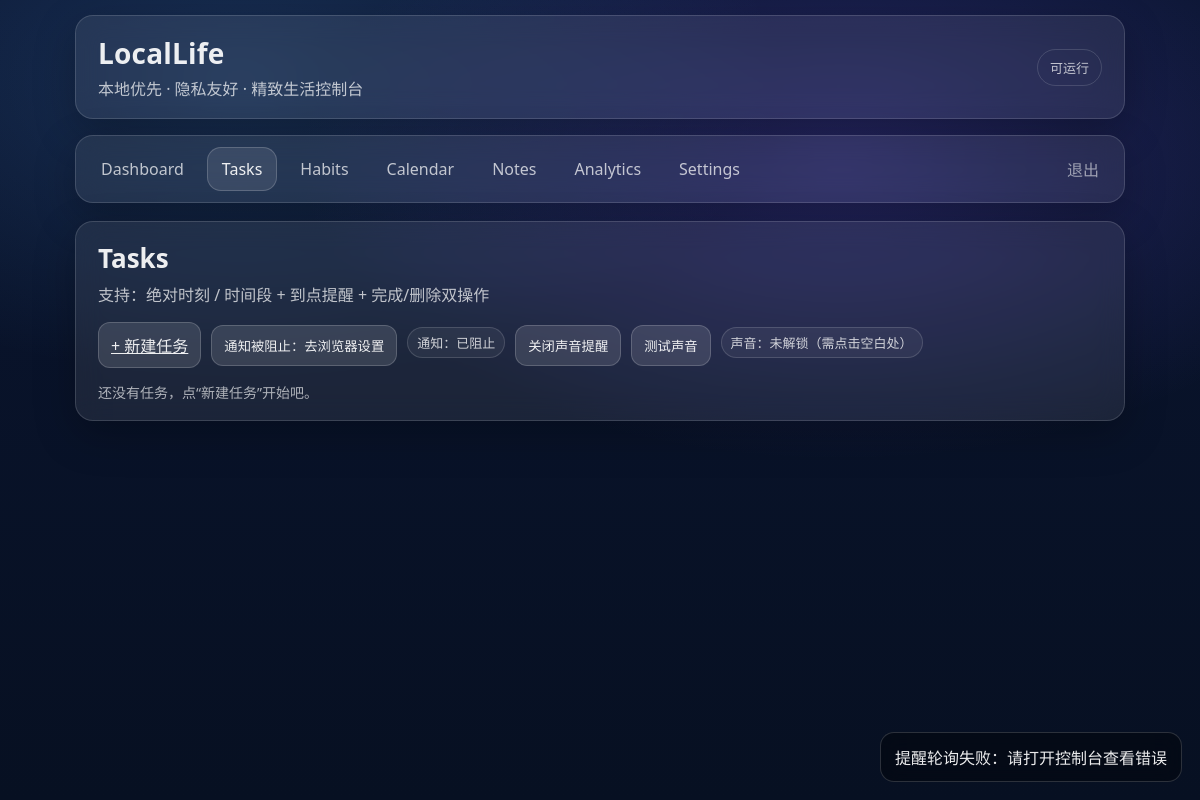
Before: /tasks/ (signed in) with the older database file.
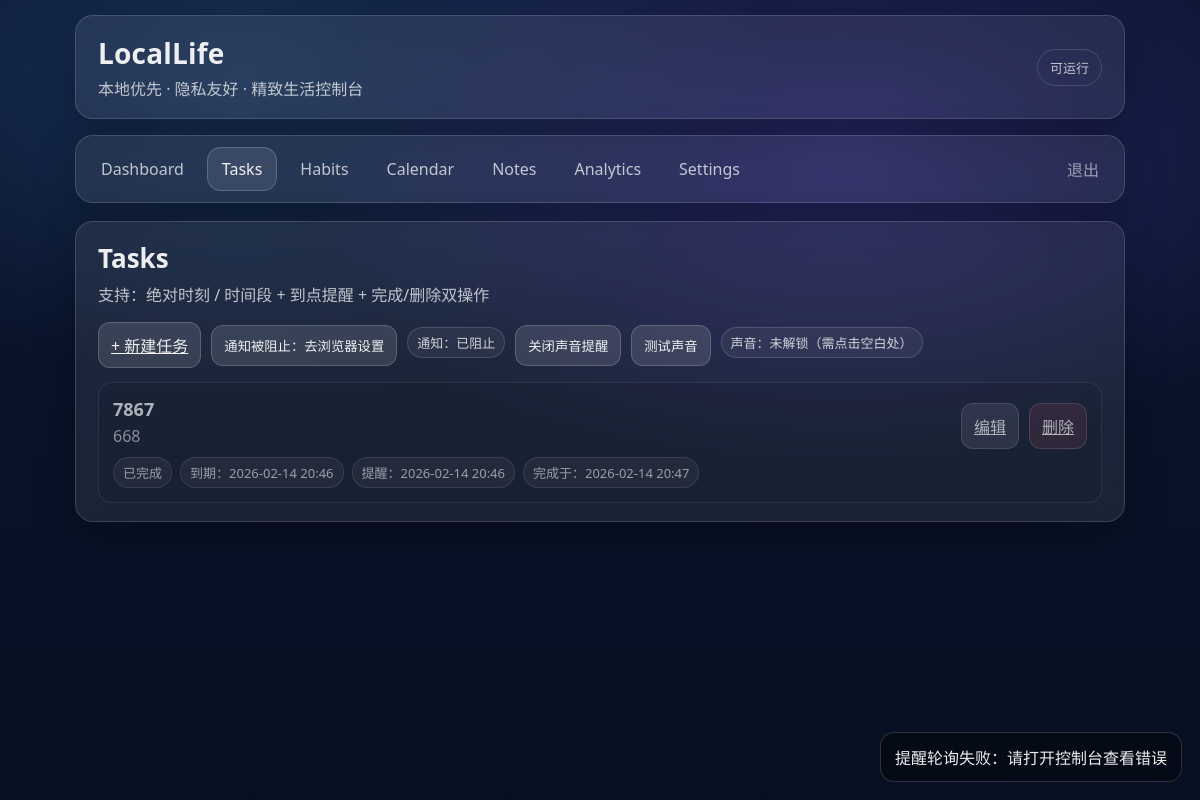
After: the same page with the newer database file.
### tasks/models.py (models this page shows, shortened)
class Task(models.Model):
    class Status(models.TextChoices):
        TODO = "TODO", "待完成"
        DONE = "DONE", "已完成"
    class ScheduleKind(models.TextChoices):
        NONE = "NONE", "不设置时间"
        AT = "AT", "绝对时刻"
        WINDOW = "WINDOW", "时间段"
    user = models.ForeignKey(settings.AUTH_USER_MODEL, on_delete=models.CASCADE, related_name="tasks")
    title = models.CharField(max_length=120)
    description = models.TextField(blank=True, default="")
    status = models.CharField(max_length=8, choices=Status.choices, default=Status.TODO)
    schedule_kind = models.CharField(max_length=10, choices=ScheduleKind.choices, default=ScheduleKind.NONE)
    due_at = models.DateTimeField(null=True, blank=True)          # AT 用
    window_start = models.DateTimeField(null=True, blank=True)    # WINDOW 用
    window_end = models.DateTimeField(null=True, blank=True)      # WINDOW 用
    remind_enabled = models.BooleanField(default=False)
    remind_lead_minutes = models.PositiveIntegerField(default=0)  # 提前多少分钟提醒
    remind_at = models.DateTimeField(null=True, blank=True)
    reminded_at = models.DateTimeField(null=True, blank=True)     # 防止重复提醒
    completed_at = models.DateTimeField(null=True, blank=True)
    created_at = models.DateTimeField(auto_now_add=True)
    updated_at = models.DateTimeField(auto_now=True)

### tasks/views.py (the view)
# urls.py: path("", TaskListView.as_view(), name="index"),
class TaskListView(LoginRequiredMixin, ListView):
    model = Task
    template_name = "tasks/task_list.html"
    context_object_name = "tasks"
    def get_queryset(self):
        qs = Task.objects.filter(user=self.request.user)
        return qs.order_by("status", "remind_at", "due_at", "window_start", "-created_at")

### templates/tasks/task_list.html (shortened to what this page needs)
{% extends "base.html" %}
{% load static tz %}
{% block content %}
  <section class="glass card">
    <div class="card-title">Tasks</div>
    <div class="card-subtitle">支持：绝对时刻 / 时间段 + 到点提醒 + 完成/删除双操作</div>
    <div class="row">
      <a class="btn" href="{% url 'tasks:create' %}">+ 新建任务</a>
      <button class="btn subtle" id="btn-notify-toggle" type="button">…</button>
      <span class="pill" id="notify-badge">…</span>
      <button class="btn subtle" id="btn-sound-toggle" type="button">…</button>
      <button class="btn subtle" id="btn-sound-test" type="button">测试声音</button>
      <span class="pill" id="sound-badge">…</span>
    </div>
    <div class="table">
      {% for t in tasks %}
        <div class="task-item {% if t.status == 'DONE' %}done{% endif %}">
          <div class="task-main">
            <div class="task-title">{{ t.title }}</div>
            {% if t.description %}
              <div class="task-desc">{{ t.description }}</div>
            {% endif %}
            <div class="task-meta">
              <span class="pill">{{ t.get_status_display }}</span>
              {% if t.schedule_kind == "AT" and t.due_at %}
                <span class="pill">到期：{{ t.due_at|localtime|date:"Y-m-d H:i" }}</span>
              {% elif t.schedule_kind == "WINDOW" and t.window_start and t.window_end %}
                <span class="pill">时间段：{{ t.window_start|localtime|date:"Y-m-d H:i" }} ~ {{ t.window_end|localtime|date:"H:i" }}</span>
              {% else %}
                <span class="pill">未设置时间</span>
              {% endif %}
              {% if t.remind_enabled and t.remind_at %}
                <span class="pill">提醒：{{ t.remind_at|localtime|date:"Y-m-d H:i" }}</span>
              {% endif %}
              {% if t.completed_at %}
                <span class="pill">完成于：{{ t.completed_at|localtime|date:"Y-m-d H:i" }}</span>
              {% endif %}
            </div>
          </div>
          <div class="task-actions">
            <a class="btn subtle" href="{% url 'tasks:update' t.id %}">编辑</a>
            <a class="btn danger" href="{% url 'tasks:delete' t.id %}">删除</a>
          </div>
        </div>
      {% empty %}
        <div class="muted">还没有任务，点“新建任务”开始吧。</div>
      {% endfor %}
    </div>
  </section>
  <div id="toast-root"></div>
{% endblock %}

Changed rows visible on the page:
added Task: title "7867", description "668", status "已完成", due_at "2026-02-14 20:46", remind_at "2026-02-14 20:46", completed_at "2026-02-14 20:47"
Other visible differences:
text no longer shown: "还没有任务，点“新建任务”开始吧。"
